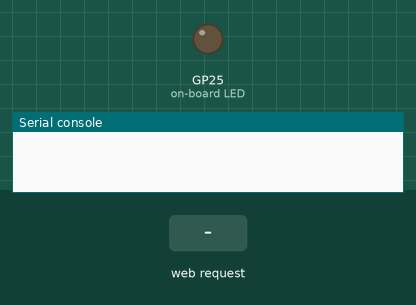
Recording of a program running on a simulated Raspberry Pi Pico running MicroPython. Parts: output pins drawn as LEDs (lit = HIGH), the last lines printed to the serial console. The inputs (shaded band) are chosen by the test bench. WiFi joins after 1.5 s; values from a settings file that is not in the repository are placeholders; the clock reads 2024-03-15 10:24:30 at power-on unless the program sets it.

Above: at 1.2 s.
1.3 s: HTTP request GET /on received
At 2.2 s:
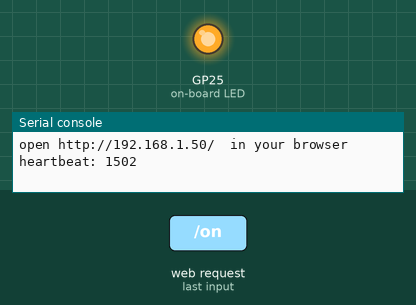
3.0 s: HTTP request GET /off received
At 3.3 s:
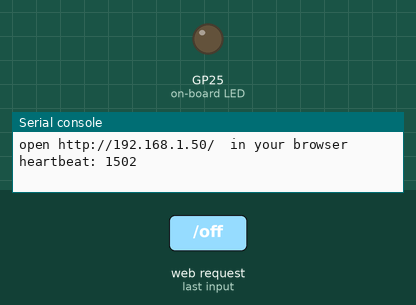
Timing chart, 0 to 6.0 s (numbered marks = the images above; inputs shaded):
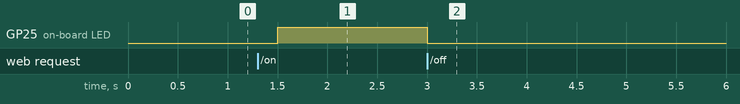

Measured:
- after the input at 1.3 s, GP25 (on-board LED): LOW → HIGH after 0.20 s
- after the input at 3.0 s, GP25 (on-board LED): HIGH → LOW at once

The program:

25_async_web_server.py
```python
import asyncio
import network
import time
from machine import Pin

from lib.pins import LED
from lib.secrets import WIFI_SSID, WIFI_PASSWORD

led = Pin(LED, Pin.OUT)

PAGE = """\
<!doctype html><html><body>
<h2>MicroPython LED (async)</h2>
<p>State: {state}</p>
<p><a href="/on">on</a> | <a href="/off">off</a></p>
</body></html>
"""


def connect_wifi():
    wlan = network.WLAN(network.STA_IF)
    wlan.active(True)
    if not wlan.isconnected():
        wlan.connect(WIFI_SSID, WIFI_PASSWORD)
        deadline = time.time() + 15
        while not wlan.isconnected() and time.time() < deadline:
            time.sleep(0.5)
    if not wlan.isconnected():
        raise RuntimeError("WiFi failed")
    return wlan


async def handle(reader, writer):
    request = await reader.read(1024)
    line = request.decode().split("\r\n", 1)[0]
    if " /on " in line:
        led.value(1)
    elif " /off " in line:
        led.value(0)
    body = PAGE.format(state="on" if led.value() else "off")
    writer.write(b"HTTP/1.0 200 OK\r\nContent-Type: text/html\r\n\r\n")
    writer.write(body.encode())
    await writer.drain()
    await writer.wait_closed()


async def heartbeat():
    # Toggle a "loop alive" indicator on stdout — LED is owned by handlers.
    while True:
        print("heartbeat:", time.ticks_ms())
        await asyncio.sleep(2)


async def main():
    wlan = connect_wifi()
    print("open http://" + wlan.ifconfig()[0] + "/  in your browser")
    server = await asyncio.start_server(handle, "0.0.0.0", 80)
    await asyncio.gather(heartbeat(), server.wait_closed())


asyncio.run(main())
```

pins.py
```python
# Per-board pin map for the tutorial series. Auto-detects ESP32 vs RP2 from
# sys.platform; edit the values below if your wiring differs from the defaults.

import sys

PLATFORM = sys.platform

if PLATFORM == "esp32":
    # Generic ESP32 DevKit. ESP32-S3/C3 may differ — adjust LED in particular.
    LED = 2
    BUTTON = 0           # BOOT button on most dev boards
    PWM_LED = 4
    SERVO = 13
    ADC = 34             # ADC1 (input-only pins 32-39 are safe with WiFi)
    I2C_ID = 0
    I2C_SCL = 22
    I2C_SDA = 21
    SPI_ID = 1           # HSPI; SPI(2) on S3
    SPI_SCK = 18
    SPI_MOSI = 23
    SPI_MISO = 19
    SPI_CS = 5
    # NeoPixel / WS2812. NEOPIXEL is a single pixel; MATRIX_PIN feeds an array
    # of MATRIX_WIDTH × MATRIX_HEIGHT pixels. ESP32-S3-Matrix board uses GP14,
    # 8×8. Generic ESP32 has no onboard NeoPixel — wire one to GP14 to test.
    NEOPIXEL = 14
    MATRIX_PIN = 14
    MATRIX_WIDTH = 8
    MATRIX_HEIGHT = 8
elif PLATFORM == "rp2":
    # LED conventions vary across RP2 boards:
    #   - Pico W:                 Pin("LED") — wired to the WiFi chip
    #   - Pico (non-W):           GP25 onboard LED
    #   - RP2040-Zero / -Matrix:  no plain LED — wire an external one to LED below
    # The detection below picks Pico W if available, otherwise defaults to GP15
    # (a free, edge-exposed pin on the Zero). Wire an LED + 220Ω resistor from
    # GP15 to GND, or change LED here to whichever GPIO you've used.
    try:
        from machine import Pin as _Pin
        _Pin("LED")
        LED = "LED"
    except (ValueError, TypeError):
        LED = 25
    BUTTON = 14
    PWM_LED = 25
    SERVO = 16
    ADC = 26             # GP26 = ADC0
    I2C_ID = 0
    I2C_SCL = 5
    I2C_SDA = 4
    SPI_ID = 1
    SPI_SCK = 10
    SPI_MOSI = 11
    SPI_MISO = 12
    SPI_CS = 13
    # Pimoroni Pico Explorer Base onboard ST7789 LCD (240x240, SPI0).
    # Coexists with the generic SPI_* pins above (which target the breadboard
    # SD/sensor wiring on SPI1).
    ST7789_SPI_ID = 0
    ST7789_SCK = 18
    ST7789_MOSI = 19
    ST7789_CS = 17
    ST7789_DC = 16
    ST7789_BL = 20
    ST7789_WIDTH = 240
    ST7789_HEIGHT = 240
    # Pico Explorer Base onboard buttons (active-low, internal pull-up).
    BTN_A = 12
    BTN_B = 13
    BTN_X = 14
    BTN_Y = 15
    # NeoPixel / WS2812. RP2040-Zero onboard NeoPixel and Waveshare RP2040-Matrix
    # both use GP16. Matrix defaults to 5×5 (Waveshare); change to 1×1 if you
    # only have the Zero's single pixel and are running matrix scripts.
    NEOPIXEL = 16
    MATRIX_PIN = 16
    MATRIX_WIDTH = 5
    MATRIX_HEIGHT = 5
    ENCODER_A = 6
    ENCODER_B = 7
    MOTOR_A = 10
    MOTOR_B = 11
else:
    raise RuntimeError("unsupported platform: " + PLATFORM)
```
